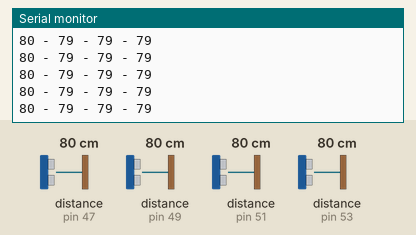
Bench run of a sketch on a simulated Arduino Mega 2560, built with avr-gcc and run on an emulated ATmega2560. Parts: the last lines printed to the serial monitor. Wiring (inferred from the names in the program): 4 × ultrasonic range finder: trigger pin 46, echo pin 47 / trigger pin 48, echo pin 49 / trigger pin 50, echo pin 51 / trigger pin 52, echo pin 53. Inputs (shaded band) come from the test bench; at power-on: distance to the obstacle (sensors on pin 47, pin 49, pin 51, pin 53) 80 cm. The echo pulse lasts 58.3 µs per cm.

Above: at 1.2 s.
1.3 s: distance to the obstacle (sensor on pin 47) set to 18 cm
At 2.2 s:
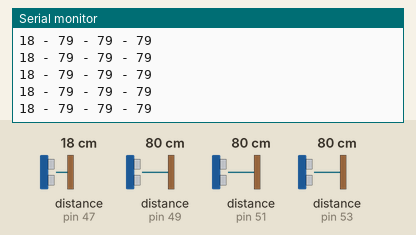
4.3 s: distance to the obstacle (sensor on pin 49) set to 2 cm
At 5.4 s:
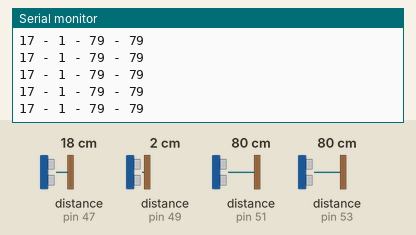
7.3 s: distance to the obstacle (sensor on pin 49) set to 120 cm
At 8.0 s:
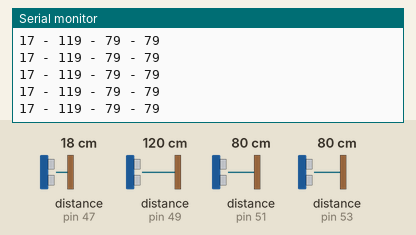
10.3 s: distance to the obstacle (sensor on pin 51) set to 120 cm
At 11.0 s:
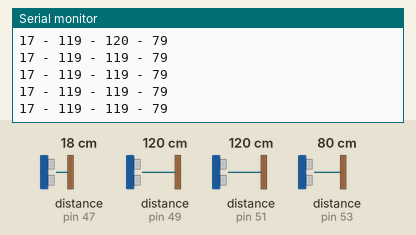
13.3 s: distance to the obstacle (sensor on pin 53) set to 2 cm
At 14.4 s:
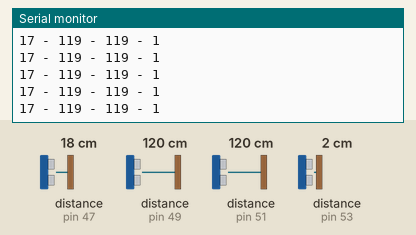
14.8 s: distance to the obstacle (sensor on pin 47) set to 120 cm
At 15.6 s:
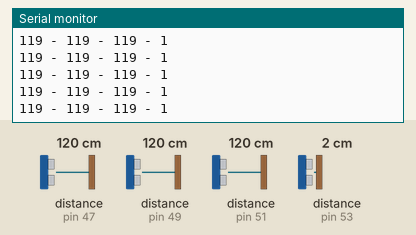
Timing chart, 0 to 17.8 s (numbered marks = the images above; inputs shaded):
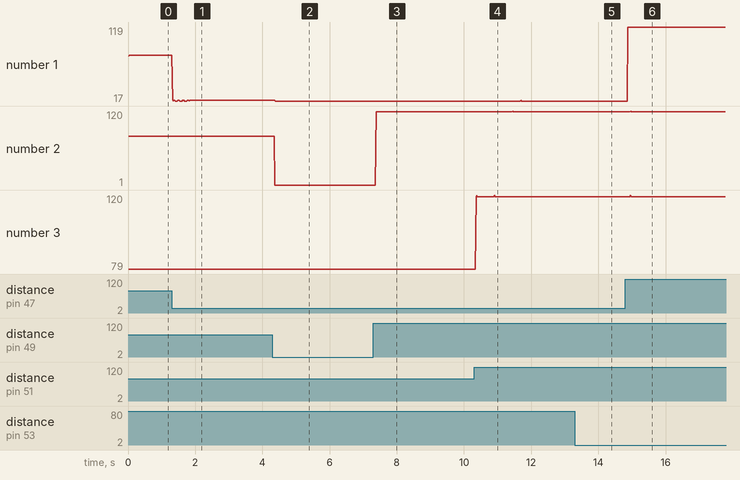

Measured:
- after the input at 1.3 s, the serial monitor: prints a new line at once (image 1)
- after the input at 4.3 s, the serial monitor: prints a new line after 0.07 s (image 2)
- after the input at 7.3 s, the serial monitor: prints a new line after 0.08 s (image 3)
- after the input at 10.3 s, the serial monitor: prints a new line after 0.06 s (image 4)
- after the input at 13.3 s, the serial monitor: prints a new line at once (image 5)
- after the input at 14.8 s, the serial monitor: prints a new line after 0.08 s (image 6)
- plotted number 1: 80 → 18 after the input at 1.3 s
- plotted number 2: 79 → 1 after the input at 4.3 s, 1 → 119 after the input at 7.3 s

The sketch:

_4UltrasonicSensorsNoLibrary.ino
```cpp
#define trigPin1 46
#define echoPin1 47
#define trigPin2 48
#define echoPin2 49
#define trigPin3 50
#define echoPin3 51
#define trigPin4 52
#define echoPin4 53

long duration, distance, RightSensor,FRSensor,FLSensor,LeftSensor;

void setup()
{
Serial.begin (9600);
pinMode(trigPin1, OUTPUT);
pinMode(echoPin1, INPUT);
pinMode(trigPin2, OUTPUT);
pinMode(echoPin2, INPUT);
pinMode(trigPin3, OUTPUT);
pinMode(echoPin3, INPUT);
pinMode(trigPin4, OUTPUT);
pinMode(echoPin4, INPUT);
}

void loop() {
SonarSensor(trigPin1, echoPin1);
RightSensor = distance;
SonarSensor(trigPin2, echoPin2);
FRSensor = distance;
SonarSensor(trigPin3, echoPin3);
FLSensor = distance;
SonarSensor(trigPin4, echoPin4);
LeftSensor = distance;

Serial.print(RightSensor);
Serial.print(" - ");
Serial.print(FRSensor);
Serial.print(" - ");
Serial.print(FLSensor);
Serial.print(" - ");
Serial.println(LeftSensor);
}

void SonarSensor(int trigPin,int echoPin)
{
digitalWrite(trigPin, LOW);
delayMicroseconds(2);
digitalWrite(trigPin, HIGH);
delayMicroseconds(10);
digitalWrite(trigPin, LOW);
duration = pulseIn(echoPin, HIGH, 37000);
distance = (duration/2) / 29.1;
if (distance>300 || distance==0)
distance=300;
else
distance=distance;
}
```
